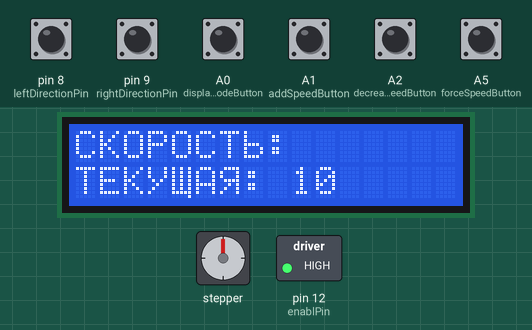
A program run on a simulated Arduino Leonardo, built with avr-gcc and run on an emulated ATmega32U4. Parts: stepper motor, 16×2 character LCD, switched loads named in the program (green lamp = pin HIGH). Wiring (inferred from the names in the program): stepper motor driver (200 steps per turn assumed): step pin 10; direction pin 13. Inputs (shaded band) come from the test bench; at power-on: A0 (displayModeButton), A1 (addSpeedButton), A2 (decreaseSpeedButton), A5 (forceSpeedButton), pin 8 (leftDirectionPin), pin 9 (rightDirectionPin) HIGH. Pins used as bus, display or sensor lines are not drawn.

Above: at 1.2 s.
1.3 s: A0 (displayModeButton) pulled LOW for 0.15 s
At 2.1 s:
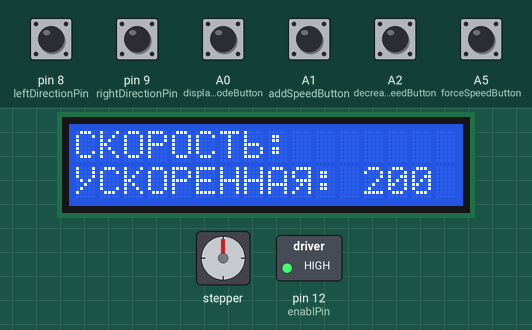
3.0 s: pin 8 (leftDirectionPin) pulled LOW for 1 s
At 5.1 s:
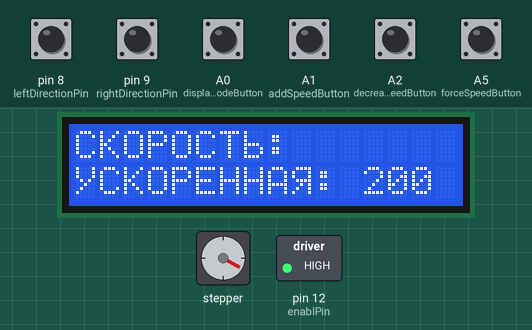
5.5 s: pin 9 (rightDirectionPin) pulled LOW for 0.15 s
At 6.0 s:
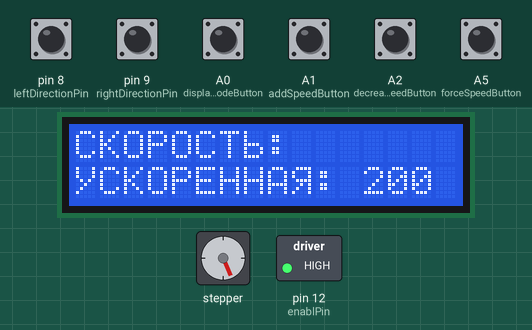
7.1 s: pin 8 (leftDirectionPin) pulled LOW for 0.15 s
At 8.4 s:
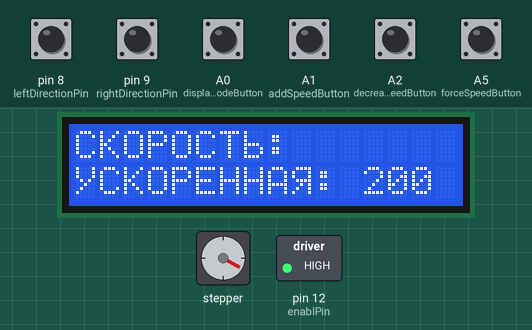
8.7 s: pin 9 (rightDirectionPin) pulled LOW for 1 s
At 8.86 s:
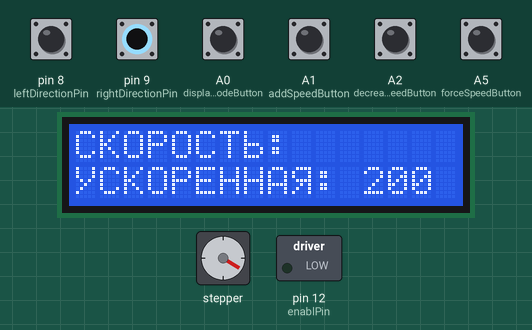
11.2 s: pin 8 (leftDirectionPin) pulled LOW for 0.15 s
At 12.7 s:
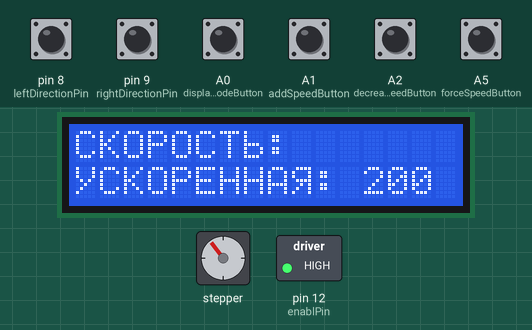
Timing chart, 0 to 13.8 s (numbered marks = the images above; inputs shaded):
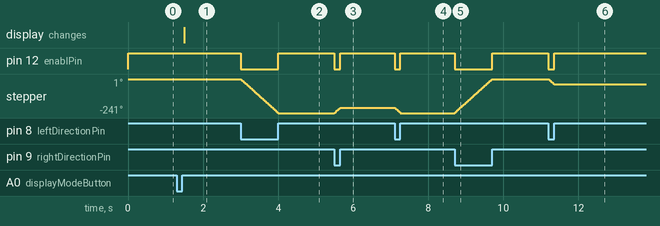

The program:

main.cpp
```cpp
#include <Arduino.h>
#include "OneButton.h"
#include <LiquidCrystal.h>
#define  INTERVAL  300UL

byte bukva_Mz[8]  = {B10000,B10000,B10000,B11110,B10001,B10001,B11110,B00000,}; // Буква "Ь"
byte bukva_Y[8]   = {B10001,B10001,B10001,B01010,B00100,B01000,B10000,B00000,}; // Буква "У"
byte bukva_Shch[8]= {B10101,B10101,B10101,B10101,B10101,B10101,B11111,B00001,}; // Буква "Щ"
byte bukva_Ya[8]  = {B01111,B10001,B10001,B01111,B00101,B01001,B10001,B00000,}; // Буква "Я"


// motor setup
const int dirPin = 13;
const int stepPin = 10;
const int enablPin = 12;
// direction pins
const int leftDirectionPin = 8;
const int rightDirectionPin = 9;
static unsigned long previousMillis = 0;

const int delayEngineTimeConst = 3700;

// logic const
const int minSpeed = 1;

//  display const
const String speedText = "CKOPOCT\1:";
const String currentSpeedText = "TEK\2\3A\4: ";
const String forceSpeedTex = "\2CKOPEHHA\4: ";
const String emptyString = "              ";

// display setup
LiquidCrystal lcd(7, 6, 5, 4, 3, 2);
int displayMode = 0;
// button setup
OneButton displayModeButton(A0, true);
OneButton addSpeedButton(A1, true);
OneButton decreaseSpeedButton(A2, true);
OneButton forceSpeedButton(A5, true);

int normalSpeedMode = 10;
int forcedSpeedMode = 200;

bool isEngineStarted = false;
bool isLeftDirection = false;
bool isRightDirection = false;

int normalSpeedDelay = 3700;
int forceCurrentSpeedDelay = 185;
int currentDelay = 3700;

int maxNormalSpeedMode = 500;
int maxForcedSpeedMode = 500;

int direction = 0;
bool isEngineLocked = false;
bool isForceMode = false;

void showData()
{
  lcd.setCursor(0, 0);
  lcd.print(speedText);
  lcd.setCursor(0, 1);

  if (displayMode == 0)
  {
    lcd.print(currentSpeedText + normalSpeedMode + emptyString);
  }
  else
  {
    lcd.print(forceSpeedTex + forcedSpeedMode + emptyString);
  }
}

void stopEngine()
{
  if (!isEngineLocked){
      digitalWrite(enablPin, HIGH);
      isEngineLocked = true;
  }
}

void startEngine()
{
  if (isEngineLocked){
    digitalWrite(enablPin, LOW);
    isEngineLocked = false;
  }
}

void forceEngineSpeed()
{
  currentDelay = forceCurrentSpeedDelay;
  isForceMode = true;
}

void normalizeSpeed()
{
  currentDelay = normalSpeedDelay;
  isForceMode = false;
}

void processCurrentDelay(){
  if (isForceMode)
  {
    currentDelay = forceCurrentSpeedDelay;
  }
  else
  {
    currentDelay = normalSpeedDelay;
  }
}

void addSpeed()
{
  if (displayMode == 0 && normalSpeedMode < maxNormalSpeedMode)
  {
    normalSpeedMode++;
    normalSpeedDelay = delayEngineTimeConst / (normalSpeedMode / 10);
    showData();
    processCurrentDelay();
  }
  else if (displayMode == 1 && forcedSpeedMode < maxForcedSpeedMode)
  {
    forcedSpeedMode++;
    forceCurrentSpeedDelay = delayEngineTimeConst / (forcedSpeedMode / 10);
    showData();
    processCurrentDelay();
  }

}

void descreaseSpeed()
{
  if (displayMode == 0 && normalSpeedMode > minSpeed)
  {
    normalSpeedMode--;
    normalSpeedDelay = delayEngineTimeConst / (normalSpeedMode / 10);
    showData();
    processCurrentDelay();
  }
  else if (displayMode == 1 && forcedSpeedMode > minSpeed)
  {
    forcedSpeedMode--;
    forceCurrentSpeedDelay = delayEngineTimeConst / (forcedSpeedMode / 10);
    showData();
    processCurrentDelay();
  }
}

void descreaseSpeedWithDelay()
{
  if (millis() - previousMillis > INTERVAL)
  {
    previousMillis = millis();
    descreaseSpeed();
  }
}

void addSpeedWithDelay()
{
  if (millis() - previousMillis > INTERVAL)
  {
    previousMillis = millis();
    addSpeed();
  }
}

void changeDisplayMode()
{
  if (displayMode == 0)
  {
    displayMode = 1;
  }
  else
  {
    displayMode = 0;
  }

  showData();
}

void setup()
{
  // motor setup
  pinMode(stepPin, OUTPUT);
  pinMode(dirPin, OUTPUT);
  pinMode(enablPin, OUTPUT);

  // input on/off setup
  pinMode(leftDirectionPin, INPUT_PULLUP);
  pinMode(rightDirectionPin, INPUT_PULLUP);
  stopEngine();

  // button setup
  addSpeedButton.attachClick(addSpeed);
  decreaseSpeedButton.attachClick(descreaseSpeed);

  addSpeedButton.attachDuringLongPress(addSpeedWithDelay);
  decreaseSpeedButton.attachDuringLongPress(descreaseSpeedWithDelay);

  forceSpeedButton.attachLongPressStart(forceEngineSpeed);
  forceSpeedButton.attachLongPressStop(normalizeSpeed);
  displayModeButton.attachClick(changeDisplayMode);

  lcd.begin(16, 2); // Инициализирует LCD 16x2
  lcd.createChar(1, bukva_Mz);
  lcd.createChar(2, bukva_Y);
  lcd.createChar(3, bukva_Shch);
  lcd.createChar(4, bukva_Ya);
  showData();
}

void processEngineSpeed()
{
    digitalWrite(stepPin, HIGH);
    delayMicroseconds(currentDelay);
    digitalWrite(stepPin, LOW);
    delayMicroseconds(currentDelay);
}

void  validateIsEngineStatus(){
  isLeftDirection = !digitalRead(leftDirectionPin);
  isRightDirection = !digitalRead(rightDirectionPin);
  isEngineStarted = (isLeftDirection && !isRightDirection) || (!isLeftDirection && isRightDirection);
}

void validateDirection(){
    if (isLeftDirection && direction == 1){
      direction = 0;
      digitalWrite(dirPin, direction);
    }
    else if (isRightDirection && direction == 0){
      direction = 1;
      digitalWrite(dirPin, direction);
    }
}

void loop()
{
  validateIsEngineStatus();

  if (isEngineStarted)
  {
    startEngine();
    validateDirection();
    processEngineSpeed();
    forceSpeedButton.tick();
  }
  else
  {
    stopEngine();
  }

  addSpeedButton.tick();
  decreaseSpeedButton.tick();
  displayModeButton.tick();
}
```

Measured:
- after the input at 1.3 s, the display: changes after 0.20 s (image 1)
- after the input at 3.0 s, pin 12 (enablPin): HIGH → LOW at once, → HIGH 1.0 s later; stepper: turns 241° counter-clockwise in 1.0 s, starting at once
- after the input at 5.5 s, pin 12 (enablPin): HIGH → LOW at once, → HIGH 0.16 s later; stepper: turns 38° clockwise in 0.16 s, starting at once
- after the input at 7.1 s, pin 12 (enablPin): HIGH → LOW at once, → HIGH 0.16 s later; stepper: turns 38° counter-clockwise in 0.16 s, starting at once
- after the input at 8.7 s, pin 12 (enablPin): HIGH → LOW at once, → HIGH 1.0 s later; stepper: turns 241° clockwise in 1.0 s, starting at once
- after the input at 11.2 s, pin 12 (enablPin): HIGH → LOW at once, → HIGH 0.16 s later; stepper: turns 37° counter-clockwise in 0.16 s, starting at once
